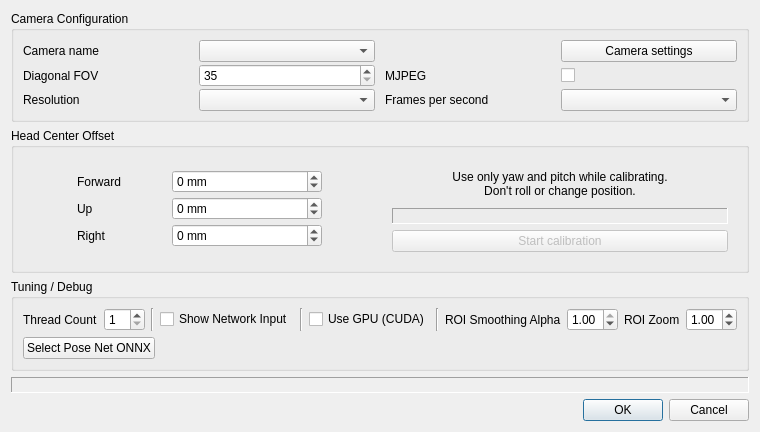
<?xml version="1.0" encoding="UTF-8"?>
<ui version="4.0">
 <class>Form</class>
 <widget class="QWidget" name="Form">
  <property name="windowModality">
   <enum>Qt::NonModal</enum>
  </property>
  <property name="geometry">
   <rect>
    <x>0</x>
    <y>0</y>
    <width>651</width>
    <height>432</height>
   </rect>
  </property>
  <property name="windowTitle">
   <string>Tracker settings</string>
  </property>
  <layout class="QGridLayout" name="gridLayout">
   <item row="4" column="0">
    <widget class="QGroupBox" name="groupBox_10">
     <property name="sizePolicy">
      <sizepolicy hsizetype="Preferred" vsizetype="Preferred">
       <horstretch>0</horstretch>
       <verstretch>0</verstretch>
      </sizepolicy>
     </property>
     <property name="autoFillBackground">
      <bool>true</bool>
     </property>
     <property name="title">
      <string>Head Center Offset</string>
     </property>
     <layout class="QGridLayout" name="gridLayout_5">
      <item row="0" column="0">
       <widget class="QFrame" name="frame_4">
        <property name="sizePolicy">
         <sizepolicy hsizetype="Preferred" vsizetype="Preferred">
          <horstretch>0</horstretch>
          <verstretch>0</verstretch>
         </sizepolicy>
        </property>
        <property name="maximumSize">
         <size>
          <width>16777215</width>
          <height>16777215</height>
         </size>
        </property>
        <property name="frameShape">
         <enum>QFrame::NoFrame</enum>
        </property>
        <property name="frameShadow">
         <enum>QFrame::Raised</enum>
        </property>
        <layout class="QGridLayout" name="gridLayout_11">
         <property name="sizeConstraint">
          <enum>QLayout::SetDefaultConstraint</enum>
         </property>
         <property name="verticalSpacing">
          <number>0</number>
         </property>
         <item row="2" column="0">
          <widget class="QLabel" name="label_66">
           <property name="sizePolicy">
            <sizepolicy hsizetype="Maximum" vsizetype="Preferred">
             <horstretch>0</horstretch>
             <verstretch>0</verstretch>
            </sizepolicy>
           </property>
           <property name="text">
            <string>Right</string>
           </property>
          </widget>
         </item>
         <item row="0" column="0">
          <widget class="QLabel" name="label_61">
           <property name="sizePolicy">
            <sizepolicy hsizetype="Maximum" vsizetype="Preferred">
             <horstretch>0</horstretch>
             <verstretch>0</verstretch>
            </sizepolicy>
           </property>
           <property name="text">
            <string>Forward</string>
           </property>
          </widget>
         </item>
         <item row="1" column="0">
          <widget class="QLabel" name="label_62">
           <property name="sizePolicy">
            <sizepolicy hsizetype="Maximum" vsizetype="Preferred">
             <horstretch>0</horstretch>
             <verstretch>0</verstretch>
            </sizepolicy>
           </property>
           <property name="text">
            <string>Up</string>
           </property>
          </widget>
         </item>
         <item row="0" column="1">
          <widget class="QSpinBox" name="tx_spin">
           <property name="maximumSize">
            <size>
             <width>150</width>
             <height>16777215</height>
            </size>
           </property>
           <property name="suffix">
            <string> mm</string>
           </property>
           <property name="minimum">
            <number>-65535</number>
           </property>
           <property name="maximum">
            <number>65536</number>
           </property>
          </widget>
         </item>
         <item row="1" column="1">
          <widget class="QSpinBox" name="ty_spin">
           <property name="maximumSize">
            <size>
             <width>150</width>
             <height>16777215</height>
            </size>
           </property>
           <property name="suffix">
            <string> mm</string>
           </property>
           <property name="minimum">
            <number>-65535</number>
           </property>
           <property name="maximum">
            <number>65536</number>
           </property>
          </widget>
         </item>
         <item row="2" column="1">
          <widget class="QSpinBox" name="tz_spin">
           <property name="maximumSize">
            <size>
             <width>150</width>
             <height>16777215</height>
            </size>
           </property>
           <property name="suffix">
            <string> mm</string>
           </property>
           <property name="minimum">
            <number>-65535</number>
           </property>
           <property name="maximum">
            <number>65536</number>
           </property>
          </widget>
         </item>
        </layout>
       </widget>
      </item>
      <item row="0" column="1">
       <widget class="QFrame" name="frame_5">
        <property name="sizePolicy">
         <sizepolicy hsizetype="Preferred" vsizetype="Expanding">
          <horstretch>0</horstretch>
          <verstretch>0</verstretch>
         </sizepolicy>
        </property>
        <property name="minimumSize">
         <size>
          <width>260</width>
          <height>0</height>
         </size>
        </property>
        <property name="frameShape">
         <enum>QFrame::NoFrame</enum>
        </property>
        <property name="frameShadow">
         <enum>QFrame::Raised</enum>
        </property>
        <layout class="QVBoxLayout" name="verticalLayout_2">
         <item>
          <widget class="QLabel" name="label_59">
           <property name="text">
            <string>Use only yaw and pitch while calibrating.
Don't roll or change position.</string>
           </property>
           <property name="alignment">
            <set>Qt::AlignCenter</set>
           </property>
           <property name="wordWrap">
            <bool>true</bool>
           </property>
           <property name="openExternalLinks">
            <bool>false</bool>
           </property>
          </widget>
         </item>
         <item>
          <widget class="QLabel" name="sample_count_display">
           <property name="sizePolicy">
            <sizepolicy hsizetype="Minimum" vsizetype="Maximum">
             <horstretch>0</horstretch>
             <verstretch>0</verstretch>
            </sizepolicy>
           </property>
           <property name="frameShape">
            <enum>QFrame::Panel</enum>
           </property>
           <property name="frameShadow">
            <enum>QFrame::Sunken</enum>
           </property>
           <property name="text">
            <string/>
           </property>
           <property name="wordWrap">
            <bool>true</bool>
           </property>
          </widget>
         </item>
         <item>
          <widget class="QPushButton" name="tcalib_button">
           <property name="enabled">
            <bool>false</bool>
           </property>
           <property name="text">
            <string>Start calibration</string>
           </property>
           <property name="checkable">
            <bool>true</bool>
           </property>
          </widget>
         </item>
        </layout>
       </widget>
      </item>
     </layout>
    </widget>
   </item>
   <item row="8" column="0">
    <widget class="QDialogButtonBox" name="buttonBox">
     <property name="standardButtons">
      <set>QDialogButtonBox::Cancel|QDialogButtonBox::Ok</set>
     </property>
    </widget>
   </item>
   <item row="2" column="0">
    <widget class="QGroupBox" name="groupBox">
     <property name="sizePolicy">
      <sizepolicy hsizetype="Preferred" vsizetype="Preferred">
       <horstretch>0</horstretch>
       <verstretch>0</verstretch>
      </sizepolicy>
     </property>
     <property name="autoFillBackground">
      <bool>true</bool>
     </property>
     <property name="title">
      <string>Camera Configuration</string>
     </property>
     <property name="flat">
      <bool>false</bool>
     </property>
     <property name="checkable">
      <bool>false</bool>
     </property>
     <layout class="QHBoxLayout" name="horizontalLayout">
      <property name="spacing">
       <number>10</number>
      </property>
      <property name="bottomMargin">
       <number>8</number>
      </property>
      <item>
       <layout class="QGridLayout" name="gridLayout_3">
        <property name="sizeConstraint">
         <enum>QLayout::SetDefaultConstraint</enum>
        </property>
        <property name="leftMargin">
         <number>0</number>
        </property>
        <property name="topMargin">
         <number>0</number>
        </property>
        <property name="rightMargin">
         <number>0</number>
        </property>
        <property name="bottomMargin">
         <number>0</number>
        </property>
        <property name="horizontalSpacing">
         <number>0</number>
        </property>
        <property name="verticalSpacing">
         <number>2</number>
        </property>
        <item row="0" column="1">
         <widget class="QComboBox" name="cameraName">
          <property name="sizePolicy">
           <sizepolicy hsizetype="Preferred" vsizetype="Preferred">
            <horstretch>0</horstretch>
            <verstretch>0</verstretch>
           </sizepolicy>
          </property>
         </widget>
        </item>
        <item row="1" column="0">
         <widget class="QLabel" name="label_9">
          <property name="text">
           <string>Diagonal FOV</string>
          </property>
         </widget>
        </item>
        <item row="0" column="0">
         <widget class="QLabel" name="label_10">
          <property name="text">
           <string>Camera name</string>
          </property>
         </widget>
        </item>
        <item row="1" column="1">
         <widget class="QSpinBox" name="cameraFOV">
          <property name="sizePolicy">
           <sizepolicy hsizetype="Preferred" vsizetype="Preferred">
            <horstretch>0</horstretch>
            <verstretch>0</verstretch>
           </sizepolicy>
          </property>
          <property name="toolTip">
           <string>Field of view. Needed to transform the pose to world coordinates.</string>
          </property>
          <property name="locale">
           <locale language="English" country="UnitedStates"/>
          </property>
          <property name="minimum">
           <number>35</number>
          </property>
          <property name="maximum">
           <number>90</number>
          </property>
         </widget>
        </item>
        <item row="2" column="1">
         <widget class="QComboBox" name="resolution">
          <property name="sizePolicy">
           <sizepolicy hsizetype="Preferred" vsizetype="Preferred">
            <horstretch>0</horstretch>
            <verstretch>0</verstretch>
           </sizepolicy>
          </property>
          <property name="toolTip">
           <string>The requested resolution for cases where the camera delivers maximum frame rate only for a particular resolution. The image may still be downscaled to the internal resolution.</string>
          </property>
         </widget>
        </item>
        <item row="2" column="0">
         <widget class="QLabel" name="resolution_label">
          <property name="text">
           <string>Resolution</string>
          </property>
         </widget>
        </item>
       </layout>
      </item>
      <item>
       <layout class="QGridLayout" name="gridLayout_6">
        <property name="leftMargin">
         <number>0</number>
        </property>
        <property name="topMargin">
         <number>0</number>
        </property>
        <property name="rightMargin">
         <number>0</number>
        </property>
        <property name="bottomMargin">
         <number>0</number>
        </property>
        <property name="horizontalSpacing">
         <number>0</number>
        </property>
        <property name="verticalSpacing">
         <number>2</number>
        </property>
        <item row="4" column="1">
         <widget class="QComboBox" name="cameraFPS">
          <property name="sizePolicy">
           <sizepolicy hsizetype="Preferred" vsizetype="Preferred">
            <horstretch>0</horstretch>
            <verstretch>0</verstretch>
           </sizepolicy>
          </property>
          <property name="toolTip">
           <string>Requested video frame rate. Actual setting may not be supported by the camera.</string>
          </property>
         </widget>
        </item>
        <item row="4" column="0">
         <widget class="QLabel" name="label_12">
          <property name="text">
           <string>Frames per second</string>
          </property>
         </widget>
        </item>
        <item row="2" column="1">
         <widget class="QCheckBox" name="use_mjpeg">
          <property name="sizePolicy">
           <sizepolicy hsizetype="Minimum" vsizetype="Preferred">
            <horstretch>0</horstretch>
            <verstretch>0</verstretch>
           </sizepolicy>
          </property>
          <property name="minimumSize">
           <size>
            <width>0</width>
            <height>0</height>
           </size>
          </property>
          <property name="text">
           <string/>
          </property>
         </widget>
        </item>
        <item row="2" column="0">
         <widget class="QLabel" name="label_11">
          <property name="text">
           <string>MJPEG</string>
          </property>
         </widget>
        </item>
        <item row="0" column="1">
         <widget class="QPushButton" name="camera_settings">
          <property name="sizePolicy">
           <sizepolicy hsizetype="Preferred" vsizetype="Preferred">
            <horstretch>0</horstretch>
            <verstretch>0</verstretch>
           </sizepolicy>
          </property>
          <property name="text">
           <string>Camera settings</string>
          </property>
         </widget>
        </item>
       </layout>
      </item>
     </layout>
    </widget>
   </item>
   <item row="7" column="0">
    <widget class="QLabel" name="resolution_display">
     <property name="autoFillBackground">
      <bool>true</bool>
     </property>
     <property name="frameShape">
      <enum>QFrame::Panel</enum>
     </property>
     <property name="frameShadow">
      <enum>QFrame::Sunken</enum>
     </property>
     <property name="text">
      <string notr="true"/>
     </property>
    </widget>
   </item>
   <item row="5" column="0">
    <widget class="QGroupBox" name="tuningOptionsBox">
     <property name="sizePolicy">
      <sizepolicy hsizetype="Preferred" vsizetype="Preferred">
       <horstretch>0</horstretch>
       <verstretch>0</verstretch>
      </sizepolicy>
     </property>
     <property name="minimumSize">
      <size>
       <width>0</width>
       <height>0</height>
      </size>
     </property>
     <property name="autoFillBackground">
      <bool>true</bool>
     </property>
     <property name="title">
      <string>Tuning / Debug</string>
     </property>
     <layout class="QVBoxLayout" name="verticalLayout">
      <item>
       <layout class="QHBoxLayout" name="horizontalLayout_3">
        <item>
         <widget class="QLabel" name="threadCountLabel">
          <property name="text">
           <string>Thread Count</string>
          </property>
         </widget>
        </item>
        <item>
         <widget class="QSpinBox" name="threadCount">
          <property name="toolTip">
           <string>Number of threads. Can be used to balance the CPU load between the game and the tracker.</string>
          </property>
          <property name="minimum">
           <number>1</number>
          </property>
          <property name="maximum">
           <number>32</number>
          </property>
         </widget>
        </item>
        <item>
         <widget class="Line" name="line">
          <property name="orientation">
           <enum>Qt::Vertical</enum>
          </property>
         </widget>
        </item>
        <item>
         <widget class="QCheckBox" name="showNetworkInput">
          <property name="sizePolicy">
           <sizepolicy hsizetype="Minimum" vsizetype="Fixed">
            <horstretch>0</horstretch>
            <verstretch>0</verstretch>
           </sizepolicy>
          </property>
          <property name="toolTip">
           <string>Show the image patch that the pose estimation model sees.</string>
          </property>
          <property name="text">
           <string>Show Network Input</string>
          </property>
         </widget>
        </item>
        <item>
         <widget class="Line" name="line_3">
          <property name="orientation">
           <enum>Qt::Vertical</enum>
          </property>
         </widget>
        </item>
        <item>
         <widget class="QCheckBox" name="useGpu">
          <property name="sizePolicy">
           <sizepolicy hsizetype="Minimum" vsizetype="Fixed">
            <horstretch>0</horstretch>
            <verstretch>0</verstretch>
           </sizepolicy>
          </property>
          <property name="toolTip">
           <string>Use GPU acceleration (CUDA) when available. Falls back to CPU if CUDA is not available.</string>
          </property>
          <property name="text">
           <string>Use GPU (CUDA)</string>
          </property>
         </widget>
        </item>
        <item>
         <widget class="Line" name="line_2">
          <property name="orientation">
           <enum>Qt::Vertical</enum>
          </property>
         </widget>
        </item>
        <item>
         <widget class="QLabel" name="roiFilterAlphaLabel">
          <property name="sizePolicy">
           <sizepolicy hsizetype="Minimum" vsizetype="Minimum">
            <horstretch>0</horstretch>
            <verstretch>0</verstretch>
           </sizepolicy>
          </property>
          <property name="text">
           <string>ROI Smoothing Alpha</string>
          </property>
         </widget>
        </item>
        <item>
         <widget class="QDoubleSpinBox" name="roiFilterAlpha">
          <property name="sizePolicy">
           <sizepolicy hsizetype="Minimum" vsizetype="Fixed">
            <horstretch>0</horstretch>
            <verstretch>0</verstretch>
           </sizepolicy>
          </property>
          <property name="maximumSize">
           <size>
            <width>150</width>
            <height>16777215</height>
           </size>
          </property>
          <property name="toolTip">
           <string>Amount of smoothing of the face region coordinates. Can help stabilize the pose.</string>
          </property>
          <property name="wrapping">
           <bool>false</bool>
          </property>
          <property name="decimals">
           <number>2</number>
          </property>
          <property name="maximum">
           <double>1.000000000000000</double>
          </property>
          <property name="singleStep">
           <double>0.010000000000000</double>
          </property>
          <property name="value">
           <double>1.000000000000000</double>
          </property>
         </widget>
        </item>
        <item>
         <widget class="QLabel" name="roiZoomLabel">
          <property name="text">
           <string>ROI Zoom</string>
          </property>
         </widget>
        </item>
        <item>
         <widget class="QDoubleSpinBox" name="roiZoom">
          <property name="toolTip">
           <string>Zoom factor for the face region. Applied before the patch is fed into the pose estimation model. There is a sweet spot near 1.</string>
          </property>
          <property name="minimum">
           <double>0.100000000000000</double>
          </property>
          <property name="maximum">
           <double>2.000000000000000</double>
          </property>
          <property name="singleStep">
           <double>0.010000000000000</double>
          </property>
          <property name="value">
           <double>1.000000000000000</double>
          </property>
         </widget>
        </item>
        <item>
         <spacer name="horizontalSpacer">
          <property name="orientation">
           <enum>Qt::Horizontal</enum>
          </property>
          <property name="sizeHint" stdset="0">
           <size>
            <width>40</width>
            <height>20</height>
           </size>
          </property>
         </spacer>
        </item>
       </layout>
      </item>
      <item>
       <widget class="QFrame" name="network_select_frame">
        <property name="frameShape">
         <enum>QFrame::NoFrame</enum>
        </property>
        <property name="frameShadow">
         <enum>QFrame::Raised</enum>
        </property>
        <layout class="QHBoxLayout" name="horizontalLayout_2">
         <property name="leftMargin">
          <number>0</number>
         </property>
         <property name="topMargin">
          <number>0</number>
         </property>
         <property name="rightMargin">
          <number>0</number>
         </property>
         <property name="bottomMargin">
          <number>0</number>
         </property>
         <item>
          <widget class="QPushButton" name="posenetSelectButton">
           <property name="toolTip">
            <string>Select the pose network. Changes take affect on the next tracker start</string>
           </property>
           <property name="text">
            <string>Select Pose Net ONNX</string>
           </property>
          </widget>
         </item>
         <item>
          <widget class="QLabel" name="posenetFileDisplay">
           <property name="sizePolicy">
            <sizepolicy hsizetype="Expanding" vsizetype="Preferred">
             <horstretch>0</horstretch>
             <verstretch>0</verstretch>
            </sizepolicy>
           </property>
           <property name="text">
            <string>&lt;the pose net file&gt;</string>
           </property>
          </widget>
         </item>
        </layout>
       </widget>
      </item>
     </layout>
    </widget>
   </item>
  </layout>
 </widget>
 <resources/>
 <connections/>
 <designerdata>
  <property name="gridDeltaX">
   <number>10</number>
  </property>
  <property name="gridDeltaY">
   <number>10</number>
  </property>
  <property name="gridSnapX">
   <bool>false</bool>
  </property>
  <property name="gridSnapY">
   <bool>false</bool>
  </property>
  <property name="gridVisible">
   <bool>true</bool>
  </property>
 </designerdata>
</ui>
